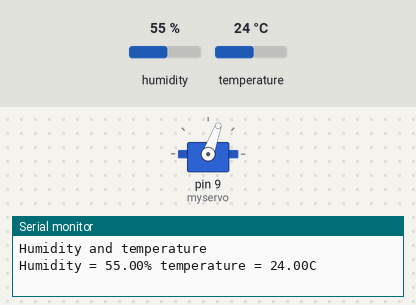
A sketch run on a simulated Arduino Uno, built with avr-gcc and run on an emulated ATmega328P. Parts: servo, the last lines printed to the serial monitor. The inputs (shaded band) are chosen by the test bench; at power-on: temperature 24 °C, humidity 55 %.

Above: at 2.2 s.
2.3 s: temperature set to 27 °C
5.2 s: temperature set to 30 °C
At 9.2 s:
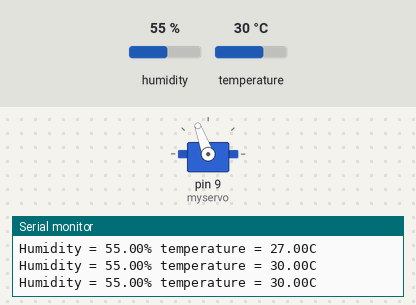
9.5 s: temperature set to 12 °C
At 13.0 s:
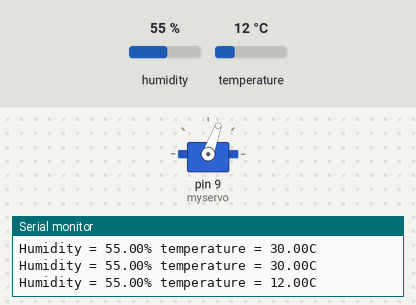
13.6 s: temperature set to 33 °C
At 16.7 s:
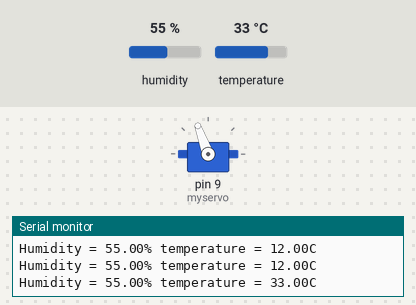
Timing chart, 0 to 18.2 s (numbered marks = the images above; inputs shaded):
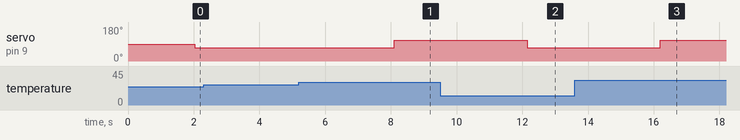

The sketch:

only.ino
```cpp
#include <dht.h>
#define dht_dpin 8 //定義訊號要從Pin 8 進來
dht DHT;
#include <Servo.h>
Servo myservo;

void setup(){
Serial.begin(9600);
delay(300);             //Let system settle
Serial.println("Humidity and temperature\n\n");
delay(700); //Wait rest of 1000ms recommended delay before
myservo.attach(9);
//accessing sensor
myservo.write(90);
}
void loop(){
DHT.read11(dht_dpin);   //去library裡面找DHT.read11
Serial.print("Humidity = ");
Serial.print(DHT.humidity);
Serial.print("% ");
Serial.print("temperature = ");
Serial.print(DHT.temperature);
Serial.println("C ");
delay(1000); //每1000ms更新一次
/*if (38<DHT.temperature <42)
  {
    myservo.write(90);
  delay(1000);
  }else if(DHT.temperature < 38){
    myservo.write(70);
  delay(60);
  }else if(DHT.temperature < 30){
    myservo.write(50);
  delay(60);
  }else if(DHT.temperature < 20){
    myservo.write(30);
  delay(60);
  }else if(DHT.temperature < 10){
    myservo.write(10);
  delay(60);
  }else if(DHT.temperature > 42){
    myservo.write(110);
  delay(60);
  }else if(DHT.temperature < 48){
    myservo.write(120);
  delay(60);
  }else if(DHT.temperature < 55){
    myservo.write(140);
  delay(60);
  }else if(DHT.temperature < 60){
    myservo.write(160);
  delay(60);
  }else if(DHT.temperature < 70){
    myservo.write(180);
  delay(60);
  } */
if (DHT.temperature < 29)
  {
    myservo.write(70);
  delay(1000);
  } else {
    myservo.write(110);
  delay(1000);
  }
}
```

Measured:
- the behaviour switches between 28 and 29 °C on temperature (found by bisection; images 0 and 1)
- after the input at 5.2 s, servo on pin 9 (myservo): 70° → 110° after 2.9 s
- after the input at 9.5 s, servo on pin 9 (myservo): 110° → 70° after 2.6 s
- after the input at 13.6 s, servo on pin 9 (myservo): 70° → 110° after 2.6 s
